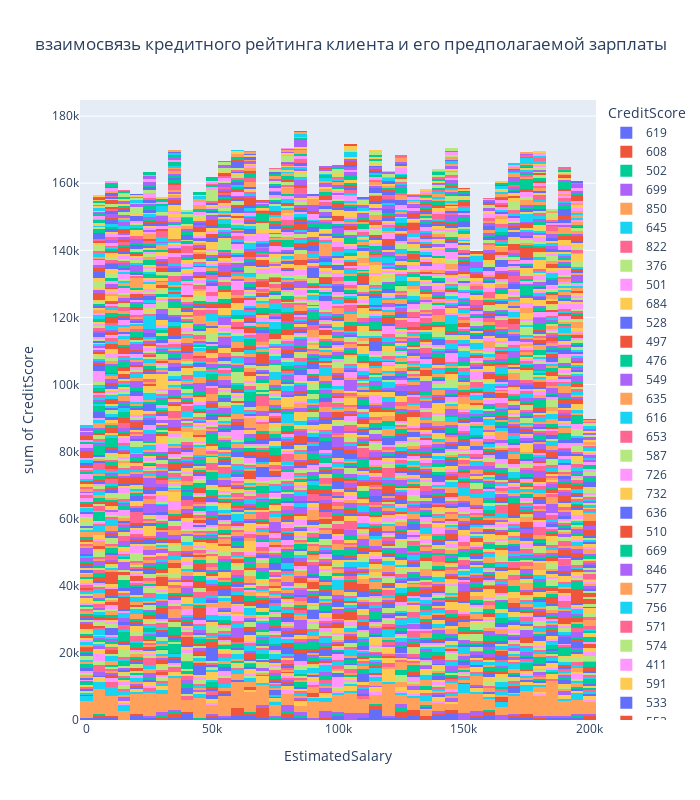

The code cell stored with this chart in its notebook:
### Markdown cell above
9.4 
средний возраст лояльных клдиентов ниже чем у ушедших
больше возрастных выбросов у лояльных клиентов
Банку стоит обратить внимание на людей от 40 лет 50 лет. так как они чаще уходят

### Code cell
#  9.5
import pandas as pd
import numpy as np

import plotly.express as px
import plotly.graph_objects as go
import plotly.figure_factory as ff

import matplotlib.pyplot as plt
%matplotlib inline
import seaborn as sns
churn_data = pd.read_csv('data/churn.csv')
data = churn_data.copy()
data = data.drop(columns = ['RowNumber'],axis = 1)
data.loc[data['Exited'] == 0, 'лояльность'] = 'остался'
data.loc[data['Exited'] == 1, 'лояльность'] = 'ушел'
display(data.head())

fig = px.histogram(
    data,
    x='EstimatedSalary',
    y='CreditScore',
    color='CreditScore',
    title='взаимосвязь кредитного рейтинга клиента и его предполагаемой зарплаты',
    width=700,
    height=800,
)
fig.show()
